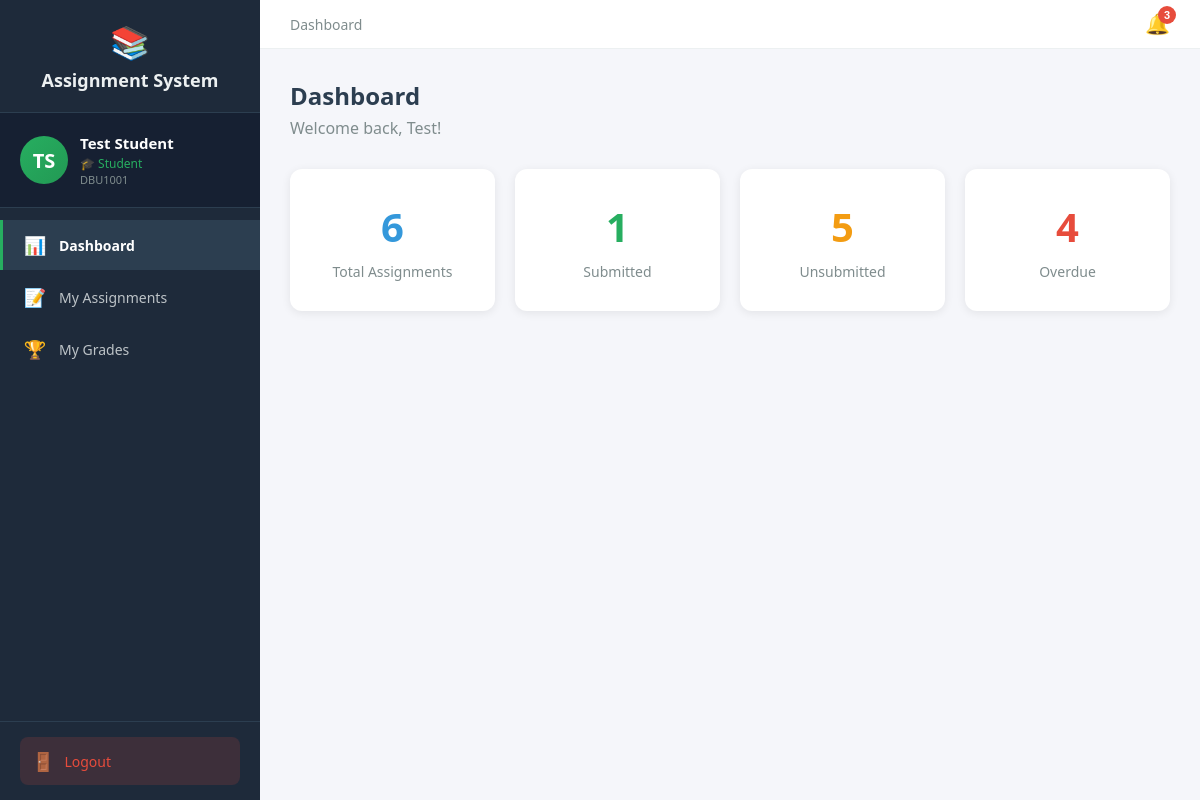
The page /student/dashboard (signed in) on the database its author committed.
### tables this page shows
CREATE TABLE users (
            id INTEGER PRIMARY KEY AUTOINCREMENT,
            user_id TEXT UNIQUE NOT NULL,
            first_name TEXT NOT NULL,
            last_name TEXT NOT NULL,
            email TEXT UNIQUE NOT NULL,
            password_hash TEXT NOT NULL,
            role TEXT NOT NULL,
            is_approved INTEGER DEFAULT 0,
            created_at TIMESTAMP DEFAULT CURRENT_TIMESTAMP
        );

### routes_student.py (the view)
@student_bp.route('/dashboard')
@login_required
def dashboard():
    if current_user.role != 'student':
        return redirect(url_for('auth.login'))
    conn = get_db()
    cur = conn.cursor()
    cur.execute("SELECT id, department, year FROM students WHERE user_id = ?", (current_user.id,))
    student = cur.fetchone()
    if not student:
        flash('Student profile not found!', 'danger')
        return redirect(url_for('auth.logout'))
    student_id = student['id']
    department = student['department']
    year = student['year']
    cur.execute("""
        SELECT a.id, a.title, a.course_name, u.first_name, u.last_name,
               a.deadline, a.late_submission, a.penalty_per_day, a.teacher_comment,
               a.department, a.year, a.files, a.max_score
        FROM assignments a
        JOIN teachers t ON a.teacher_id = t.id
        JOIN users u ON t.user_id = u.id
        WHERE a.department = ? AND a.year = ?
        ORDER BY a.deadline ASC
    """, (department.strip(), int(year)))
    assignments = cur.fetchall()
    cur.execute("""
        SELECT assignment_id, status, grade, feedback
        FROM submissions WHERE student_id = ?
    """, (student_id,))
    submissions = cur.fetchall()
    submission_dict = {s[0]: s for s in submissions}
    total = len(assignments)
    submitted = sum(1 for a in assignments if a[0] in submission_dict)
    unsubmitted = total - submitted
    overdue = sum(1 for a in assignments if a['deadline'] and datetime.strptime(a['deadline'], '%Y-%m-%d %H:%M:%S') < datetime.now() and a[0] not in submission_dict)
    conn.close()
    from math import ceil
    weights = {}
    reminders = []
    now = datetime.now()
    conn = get_db()
    cur = conn.cursor()
    for a in assignments:
        try:
            max_score = float(a['max_score']) if a['max_score'] is not None else 100.0
        except Exception:
            max_score = 100.0
        current_value = max_score
        try:
            deadline_dt = datetime.strptime(a['deadline'], '%Y-%m-%d %H:%M:%S') if a['deadline'] else None
        except Exception:
            deadline_dt = None
        if deadline_dt:
            if now > deadline_dt:
                cur.execute("SELECT id FROM allowed_late_submissions WHERE assignment_id = ? AND student_id = ?", (a['id'], student_id))
                allowed = cur.fetchone() is not None
                if not allowed and a['late_submission']:
                    seconds = (now - deadline_dt).total_seconds()
                    days_late = int(ceil(seconds / 86400.0))
                    penalty = float(a['penalty_per_day']) if a['penalty_per_day'] is not None else 0.0
                    current_value = max(0.0, max_score * max(0.0, 1 - (penalty/100.0) * days_late))
                    reminders.append({
                        'id': a['id'],
                        'title': a['title'],
                        'deadline': deadline_dt,
                        'days_left': -days_late,
                        'late_allowed': True,
                        'penalty_per_day': penalty,
                        'current_value': current_value,
                        'max_score': max_score
                    })
                elif not allowed and not a['late_submission']:
                    current_value = 0.0
                    reminders.append({
                        'id': a['id'],
                        'title': a['title'],
                        'deadline': deadline_dt,
                        'days_left': -1,
                        'late_allowed': False,
                        'penalty_per_day': 0.0,
                        'current_value': current_value,
                        'max_score': max_score
                    })
            else:
                seconds = (deadline_dt - now).total_seconds()
                days_left = int(ceil(seconds / 86400.0))
                if days_left <= 3:
                    reminders.append({
                        'id': a['id'],
                        'title': a['title'],
                        'deadline': deadline_dt,
                        'days_left': days_left,
                        'late_allowed': bool(a['late_submission']),
                        'penalty_per_day': float(a['penalty_per_day']) if a['penalty_per_day'] is not None else 0.0,
                        'current_value': current_value,
                        'max_score': max_score
                    })
        weights[a['id']] = current_value
    conn.close()
    return render_template('student/dashboard.html',
                         assignments=assignments,
                         submission_dict=submission_dict,
                         weights=weights,
                         reminders=reminders,
                         total=total,
                         submitted=submitted,
                         unsubmitted=unsubmitted,
                         overdue=overdue,
                         now=now)

### auth.py (called while the page is built)
def get_db():
    conn = sqlite3.connect('assignments.db')
    conn.row_factory = sqlite3.Row
    return conn

@login_manager.user_loader
def load_user(user_id):
    conn = get_db()
    cur = conn.cursor()
    cur.execute("SELECT id, user_id, first_name, last_name, email, role, is_approved FROM users WHERE id = ?", (user_id,))
    user = cur.fetchone()
    cur.close()
    conn.close()
    if user:
        from flask_login import UserMixin
        class User(UserMixin):
            pass
        u = User()
        u.id = user['id']
        u.user_id = user['user_id']
        u.first_name = user['first_name']
        u.last_name = user['last_name']
        u.email = user['email']
        u.role = user['role']
        u.is_approved = user['is_approved']
        return u
    return None

### routes_student.py (called while the page is built)
def get_db():
    conn = sqlite3.connect('assignments.db')
    conn.row_factory = sqlite3.Row
    return conn

### templates/student/dashboard.html (shortened to what this page needs)
{% extends "student_base.html" %}
{% block content %}
<div class="section-panel active" id="panel-dashboard">
    <h2>Dashboard</h2>
    <p class="welcome">Welcome back, {{ current_user.first_name }}!</p>
    <div class="cards">
        <div class="card card-total"><h3>{{ total }}</h3><p>Total Assignments</p></div>
        <div class="card card-submitted"><h3>{{ submitted }}</h3><p>Submitted</p></div>
        <div class="card card-unsubmitted"><h3>{{ unsubmitted }}</h3><p>Unsubmitted</p></div>
        <div class="card card-overdue"><h3>{{ overdue }}</h3><p>Overdue</p></div>
    </div>
</div>
{% endblock %}

### templates/student_base.html (shortened to what this page needs)
<!DOCTYPE html>
<html>
<head>
</head>
<body>
    <div class="layout">
        <div class="sidebar" id="sidebar">
            <div class="logo">
                <span class="icon">📚</span>
                Assignment System
            </div>
            <div class="profile-card">
                <div class="avatar">{{ current_user.first_name[0] }}{{ current_user.last_name[0] }}</div>
                <div class="info">
                    <div class="name">{{ current_user.first_name }} {{ current_user.last_name }}</div>
                    <div class="role">🎓 Student</div>
                    <div class="id-text">{{ current_user.user_id }}</div>
                </div>
            </div>
            <nav>
                <a href="/student/dashboard" class="{{ 'active' if request.path == '/student/dashboard' }}" onclick="closeSidebar()">
                    <span class="icon">📊</span> Dashboard
                </a>
                <a href="/student/dashboard#assignments" onclick="closeSidebar()">
                    <span class="icon">📝</span> My Assignments
                </a>
                <a href="/student/grades" class="{{ 'active' if request.path == '/student/grades' }}" onclick="closeSidebar()">
                    <span class="icon">🏆</span> My Grades
                </a>
            </nav>
            <div class="sidebar-footer">
                <a href="/logout" class="logout-btn">
                    <span class="icon">🚪</span> Logout
                </a>
            </div>
        </div>
        <div class="main">
            <div class="topbar">
                <div class="breadcrumb">
                    {% block page_title %}Dashboard{% endblock %}
                </div>
                <div style="position:relative;">
                    <button id="notifBell" class="notif-bell" aria-label="Notifications">🔔
                        {% if reminder_count and reminder_count > 0 %}
                        <span class="notif-badge">{{ reminder_count }}</span>
                        {% endif %}
                    </button>
                </div>
            </div>
            <div class="content">
                {% block content %}{% endblock %}
            </div>
        </div>
    </div>
</body>
</html>

### templates/student_base.html (style rules this page uses)
* { margin: 0; padding: 0; box-sizing: border-box; }
body { font-family: 'Segoe UI', Arial, sans-serif; background: #f5f6fa; }
.layout { display: flex; min-height: 100vh; }
.sidebar { width: 260px; background: #1e2a3a; color: #ecf0f1; padding: 0; position: fixed; height: 100vh; overflow-y: auto; z-index: 100; transition: transform 0.3s; display: flex; flex-direction: column; }
.sidebar .logo { padding: 20px; font-size: 18px; font-weight: bold; text-align: center; border-bottom: 1px solid #2c3e50; }
.sidebar .logo .icon { font-size: 32px; display: block; margin-bottom: 5px; }
.sidebar .profile-card { padding: 20px; border-bottom: 1px solid #2c3e50; display: flex; align-items: center; gap: 12px; background: #162032; }
.sidebar .profile-card .avatar { width: 48px; height: 48px; border-radius: 50%; background: linear-gradient(135deg, #27ae60, #229954); color: white; display: flex; align-items: center; justify-content: center; font-weight: bold; font-size: 20px; flex-shrink: 0; }
.sidebar .profile-card .info { overflow: hidden; }
.sidebar .profile-card .info .name { font-weight: 600; font-size: 15px; color: white; white-space: nowrap; overflow: hidden; text-overflow: ellipsis; }
.sidebar .profile-card .info .role { font-size: 12px; color: #27ae60; margin-top: 2px; }
.sidebar .profile-card .info .id-text { font-size: 11px; color: #7f8c8d; }
.sidebar nav { flex: 1; padding: 10px 0; }
.sidebar nav a { display: flex; align-items: center; padding: 13px 20px; color: #bdc3c7; text-decoration: none; font-size: 14px; border-left: 3px solid transparent; cursor: pointer; transition: all 0.2s; margin: 2px 0; }
.sidebar nav a.active { background: #2c3e50; color: white; border-left-color: #27ae60; font-weight: bold; }
.sidebar nav a .icon { margin-right: 12px; font-size: 18px; width: 24px; text-align: center; }
.sidebar .sidebar-footer { padding: 15px 20px; border-top: 1px solid #2c3e50; }
.sidebar .sidebar-footer .logout-btn { display: flex; align-items: center; gap: 10px; padding: 12px; background: rgba(231,76,60,0.15); color: #e74c3c; text-decoration: none; border-radius: 8px; font-size: 14px; font-weight: 500; transition: all 0.2s; }
.sidebar .sidebar-footer .logout-btn .icon { font-size: 18px; }
.main { margin-left: 260px; flex: 1; width: calc(100% - 260px); }
.topbar { background: white; padding: 12px 30px; display: flex; justify-content: space-between; align-items: center; border-bottom: 1px solid #ecf0f1; }
.topbar .breadcrumb { color: #7f8c8d; font-size: 14px; }
.notif-bell { position: relative; background: none; border: none; font-size: 20px; cursor: pointer; color: #2c3e50; }
.notif-badge { position: absolute; top: -6px; right: -6px; background: #e74c3c; color: white; border-radius: 50%; width:18px; height:18px; display:flex; align-items:center; justify-content:center; font-size:11px; font-weight:700; }
.content { padding: 30px; }
.section-panel { display: none; }
.section-panel.active { display: block; }

### templates/student/dashboard.html (style rules this page uses)
h2 { color: #2c3e50; margin-bottom: 5px; }
.welcome { color: #7f8c8d; margin-bottom: 30px; }
.cards { display: grid; grid-template-columns: repeat(4, 1fr); gap: 20px; margin-bottom: 30px; }
.card { background: white; padding: 30px; border-radius: 12px; text-align: center; box-shadow: 0 2px 10px rgba(0,0,0,0.08); }
.card h3 { font-size: 40px; margin-bottom: 8px; }
.card p { color: #7f8c8d; font-size: 14px; font-weight: 500; }
.card-total h3 { color: #3498db; }
.card-submitted h3 { color: #27ae60; }
.card-unsubmitted h3 { color: #f39c12; }
.card-overdue h3 { color: #e74c3c; }

### rows shown on the page
users: first_name "T", last_name "S", first_name "Test", last_name "Student", user_id "DBU1001"

### other values the page prints
{{ reminder_count }} "3"
{{ total }} "6"
{{ submitted }} "1"
{{ unsubmitted }} "5"
{{ overdue }} "4"
